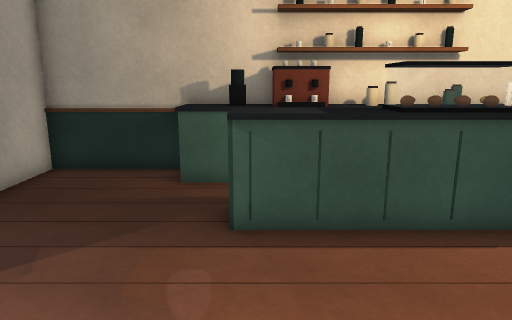
[1] (above)

13 first-person views from a walk through a 3-D level made in the Unity game engine. The camera is 1.3 m above the floor, tilts 12° down and sees 70° across. The floor is counted in squares, 0.5 m on a side. Each view is taken from the middle of a square. On the plan, view 1 faces up. The plan holds only what a view shows up to about 20 squares ahead; the rest is blank. The place goes on beyond the plan. The player is left out. Door leaves are left out, so doorways stand open.

[2]
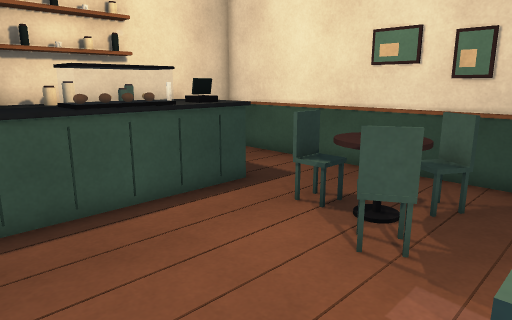

[3]
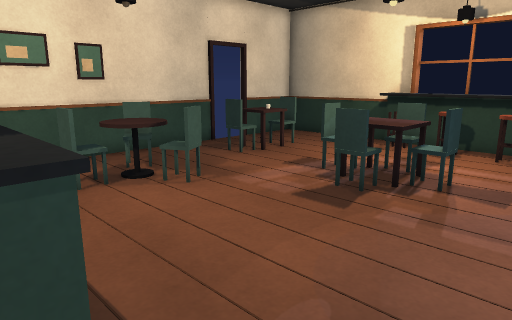

[4]
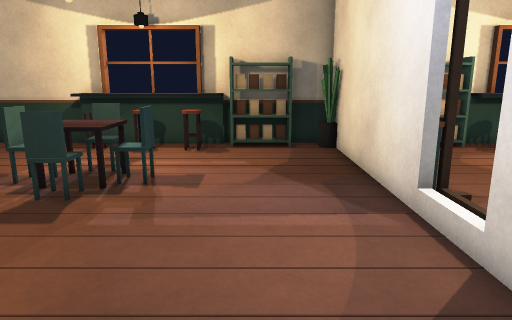

[5]
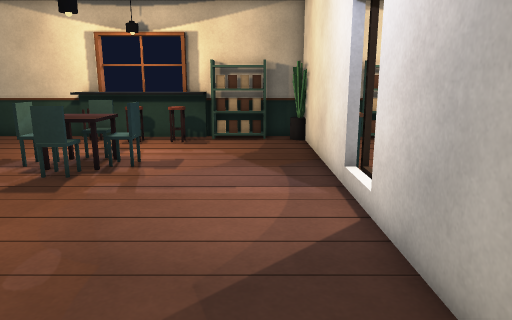

[6]
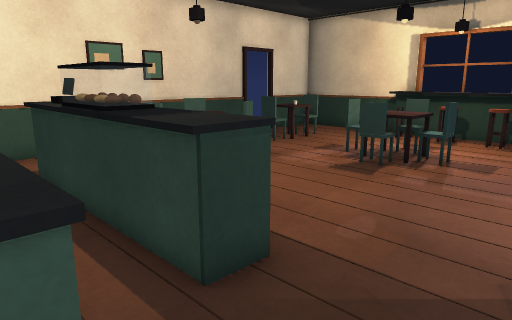

[7]
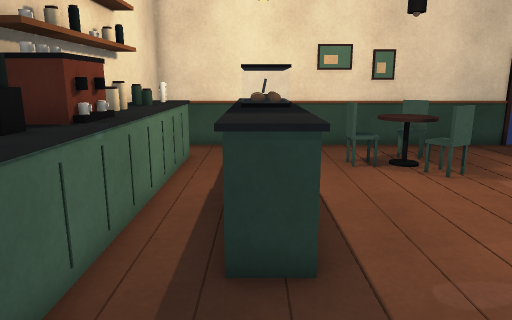

[8]
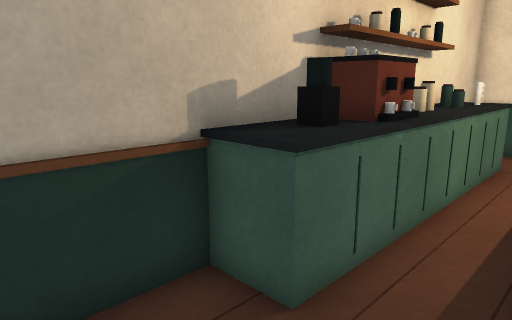

[9]
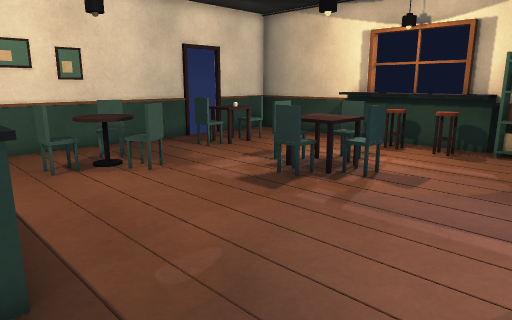

[10]
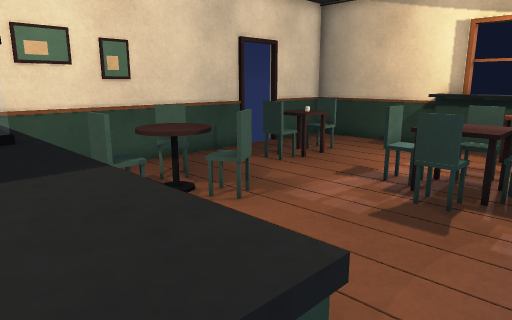

[11]
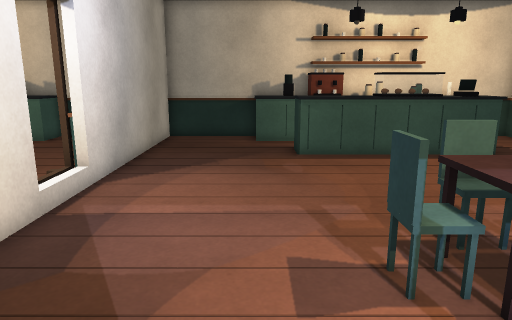

[12]
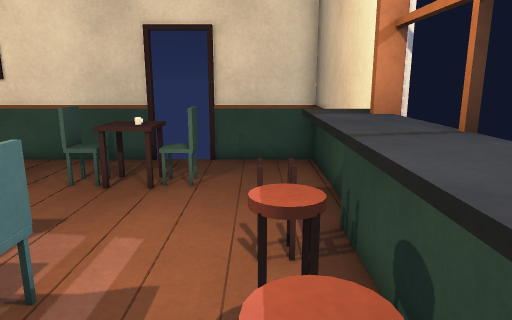

[13]
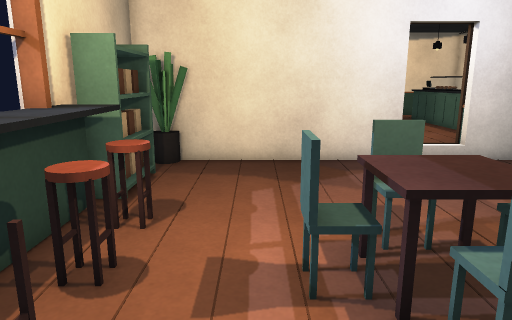

### Floor plan
Key: @ floor where view 1 was taken; # wall or solid block; . floor; D open door; = window, fence, low wall or low ledge; ^ raised ledge; O other object.
Columns run from 9 left of view 1 to 11 right of it. Each row starts with its distance up from view 1.
 11    #################
 10    #...^OOOOOOO#^^.#
  9    #....====..=#...#
  8    #.......#====...#
  7    #.....^^^OOOO^..#
  6    #.....^^^==O=...##
  5    #...............##
  4    #............O..##
  3    #...........O ..##
  2   ##..........### .##
  1   #...........O O .##
  0  .##.....@.........##
 -1  . #......#O.......#
 -2  . #.....###....O..##
 -3    #.....O##O...=..##
 -4    #.......O....=O.D
 -5    #............O..D
 -6    #...............##
 -7    #....OOOOO......##
 -8 O  #.OOOOOOO^^.....#
 -9 #  #################

Where each view was taken, in squares from view 1:
view 1: 0 up, 0 right, facing up
view 2: 1 down, 0 right, facing up-right
view 3: 7 up, 3 left, facing down-right
view 4: 7 up, 3 left, facing down
view 5: 9 up, 4 left, facing down
view 6: 10 up, 4 left, facing down-right
view 7: 7 up, 5 left, facing right
view 8: 7 up, 5 left, facing up-right
view 9: 7 up, 5 left, facing down-right
view 10: 7 up, 1 left, facing down-right
view 11: 7 down, 2 left, facing up
view 12: 7 down, 2 left, facing right
view 13: 5 down, 6 right, facing left
